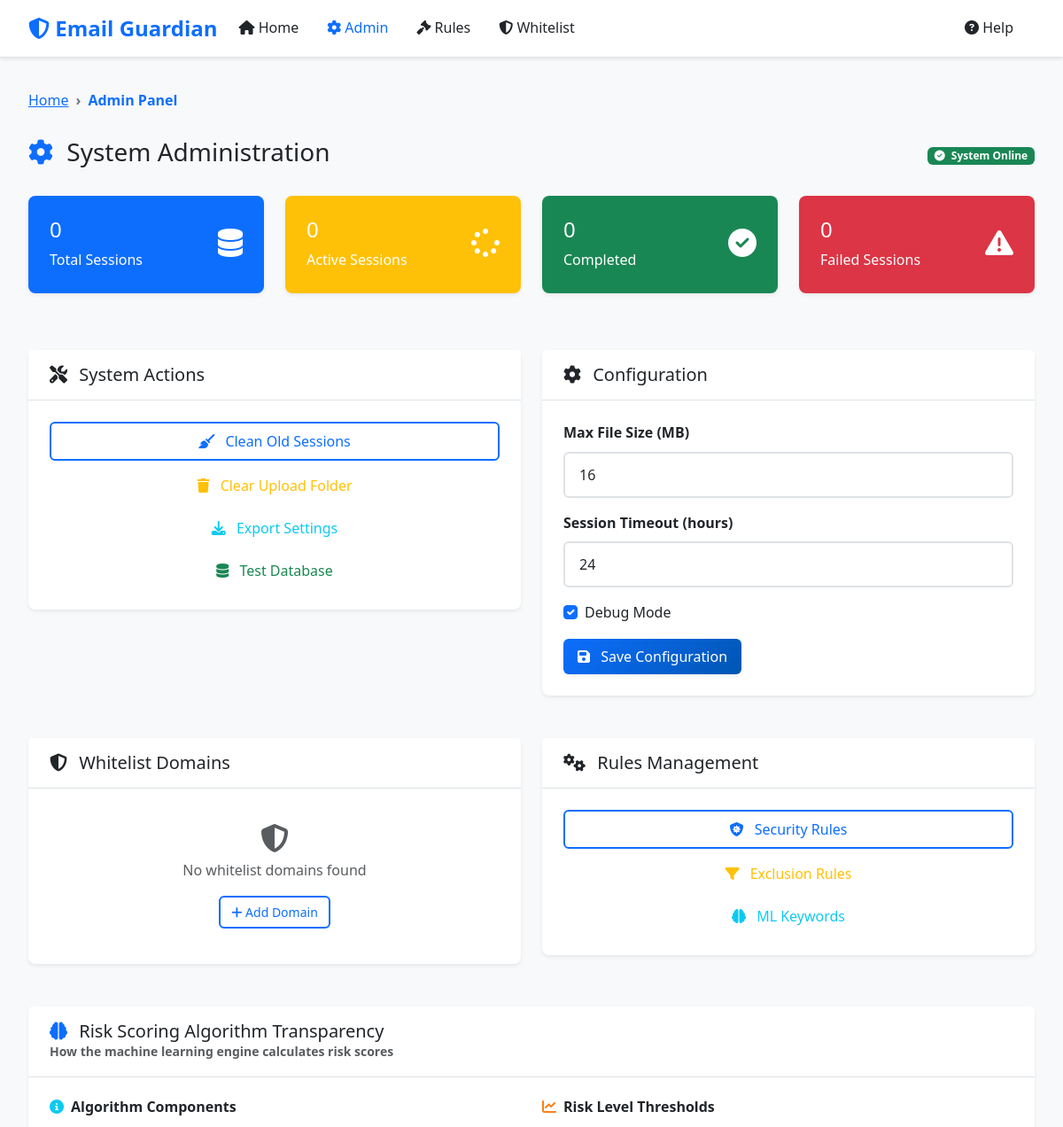
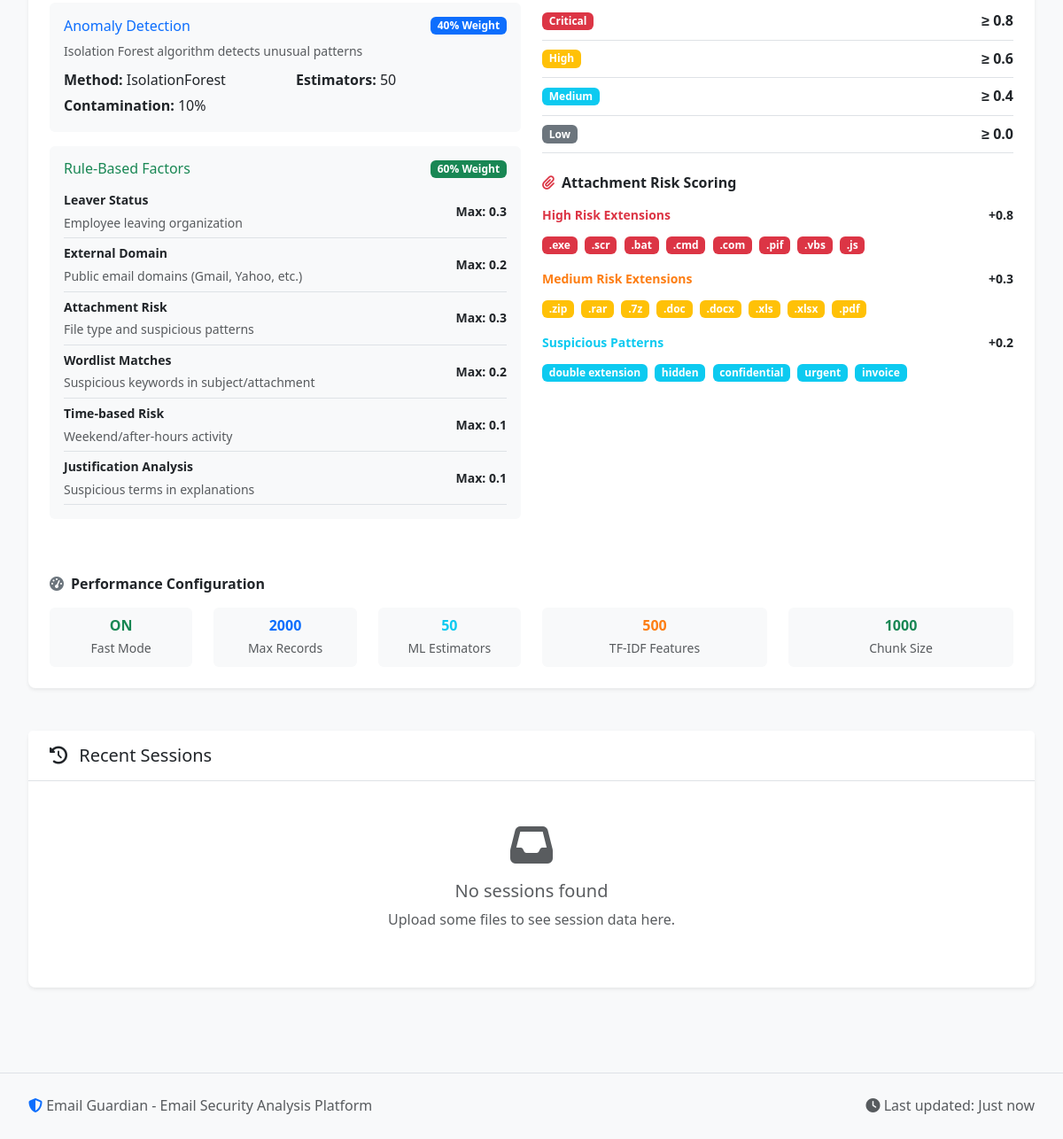
The app's page /admin, older data (2 pictures, top to bottom).
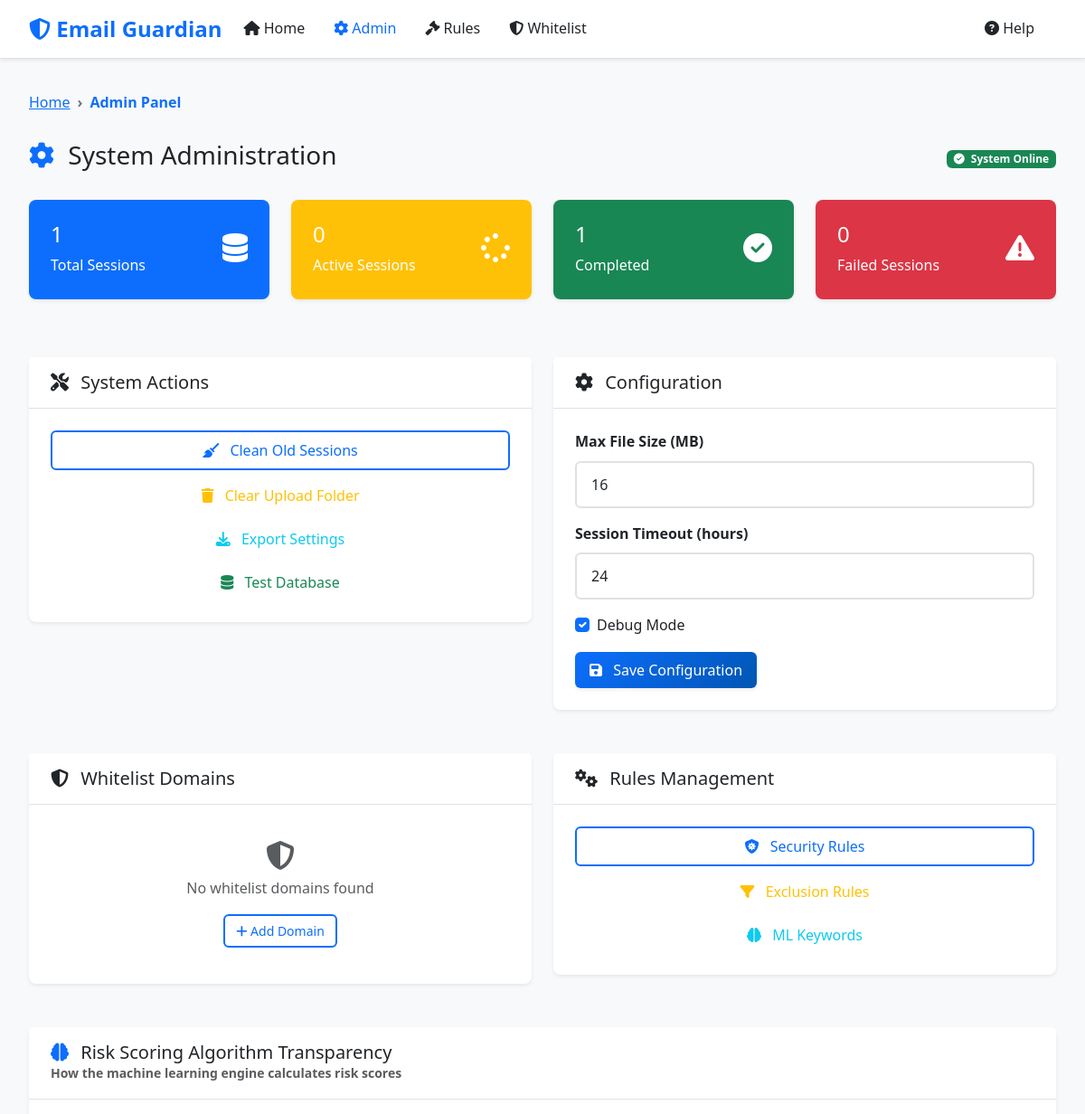
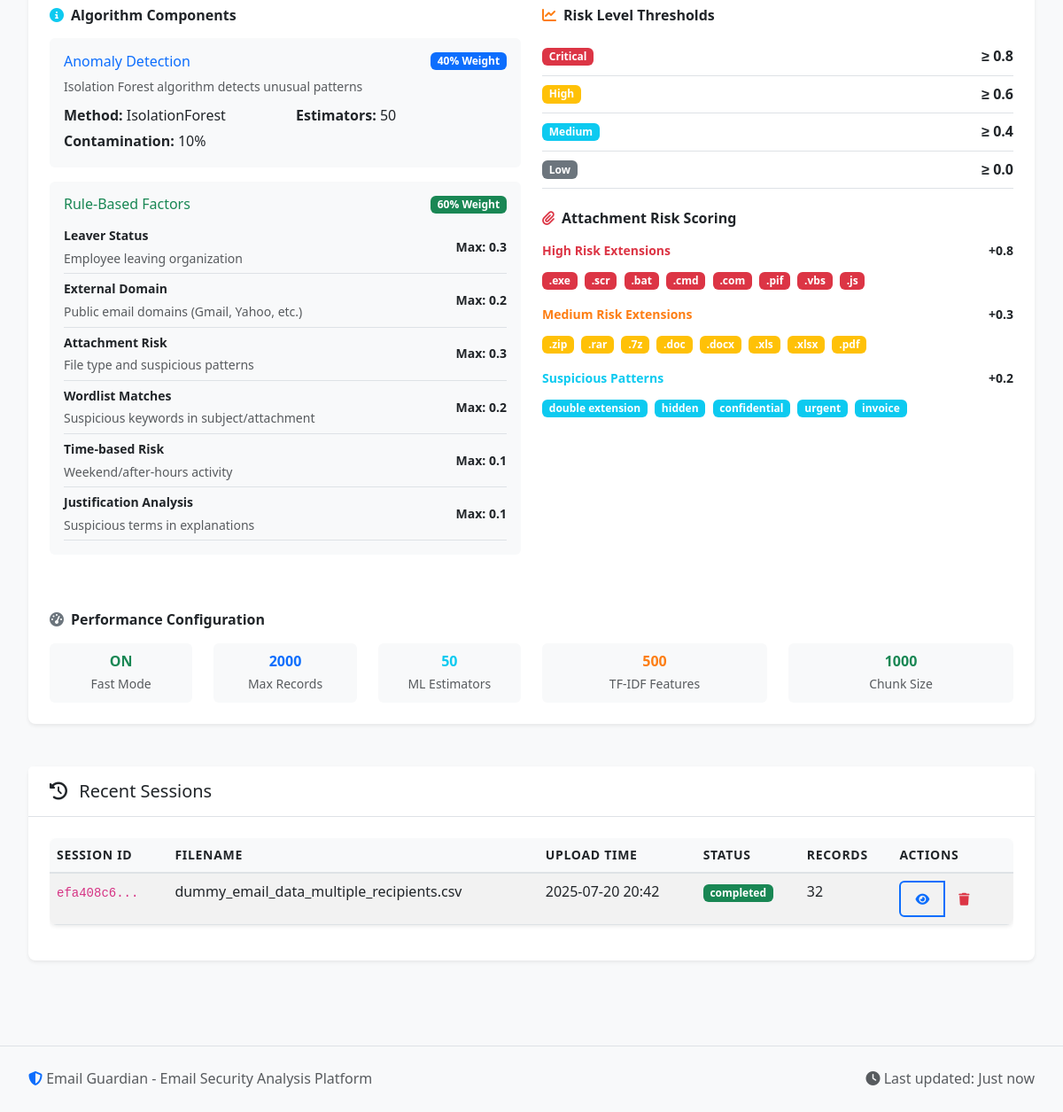
The same page, newer data (2 pictures, top to bottom).
### models.py (models this page shows, shortened)
class ProcessingSession(db.Model):
    __tablename__ = 'processing_sessions'
    id = db.Column(db.String(36), primary_key=True)
    filename = db.Column(db.String(255), nullable=False)
    upload_time = db.Column(db.DateTime, default=datetime.utcnow)
    total_records = db.Column(db.Integer, default=0)
    processed_records = db.Column(db.Integer, default=0)
    status = db.Column(db.String(50), default='uploaded')  # uploaded, processing, completed, error
    error_message = db.Column(Text)
    processing_stats = db.Column(JSON)
    data_path = db.Column(db.String(500))
    is_compressed = db.Column(db.Boolean, default=False)
    exclusion_applied = db.Column(db.Boolean, default=False)
    whitelist_applied = db.Column(db.Boolean, default=False)
    rules_applied = db.Column(db.Boolean, default=False)
    ml_applied = db.Column(db.Boolean, default=False)

### routes.py (the view)
@app.route('/admin')
def admin():
    stats = {
        'total_sessions': ProcessingSession.query.count(),
        'active_sessions': ProcessingSession.query.filter_by(status='processing').count(),
        'completed_sessions': ProcessingSession.query.filter_by(status='completed').count(),
        'failed_sessions': ProcessingSession.query.filter_by(status='failed').count()
    }
    recent_sessions = ProcessingSession.query.order_by(ProcessingSession.upload_time.desc()).limit(5).all()
    sessions = ProcessingSession.query.order_by(ProcessingSession.upload_time.desc()).all()
    whitelist_domains = WhitelistDomain.query.filter_by(is_active=True).all()
    attachment_keywords = AttachmentKeyword.query.filter_by(is_active=True).all()
    risk_scoring_info = {
        'thresholds': {
            'critical': 0.8,
            'high': 0.6,
            'medium': 0.4,
            'low': 0.0
        },
        'algorithm_components': {
            'anomaly_detection': {
                'weight': 40,
                'description': 'Isolation Forest algorithm detects unusual patterns',
                'method': 'sklearn.ensemble.IsolationForest',
                'contamination_rate': '10%',
                'estimators': config.ml_estimators
            },
            'rule_based_factors': {
                'weight': 60,
                'factors': [
                    {'name': 'Leaver Status', 'max_score': 0.3, 'description': 'Employee leaving organization'},
                    {'name': 'External Domain', 'max_score': 0.2, 'description': 'Public email domains (Gmail, Yahoo, etc.)'},
                    {'name': 'Attachment Risk', 'max_score': 0.3, 'description': 'File type and suspicious patterns'},
                    {'name': 'Wordlist Matches', 'max_score': 0.2, 'description': 'Suspicious keywords in subject/attachment'},
                    {'name': 'Time-based Risk', 'max_score': 0.1, 'description': 'Weekend/after-hours activity'},
                    {'name': 'Justification Analysis', 'max_score': 0.1, 'description': 'Suspicious terms in explanations'}
                ]
            }
        },
        'attachment_scoring': {
            'high_risk_extensions': ['.exe', '.scr', '.bat', '.cmd', '.com', '.pif', '.vbs', '.js'],
            'high_risk_score': 0.8,
            'medium_risk_extensions': ['.zip', '.rar', '.7z', '.doc', '.docx', '.xls', '.xlsx', '.pdf'],
            'medium_risk_score': 0.3,
            'suspicious_patterns': ['double extension', 'hidden', 'confidential', 'urgent', 'invoice'],
            'pattern_score': 0.2
        },
        'performance_config': {
            'fast_mode': config.fast_mode,
            'max_ml_records': config.max_ml_records,
            'ml_estimators': config.ml_estimators,
            'tfidf_max_features': config.tfidf_max_features,
            'chunk_size': config.chunk_size
        }
    }
    return render_template('admin.html',
                         stats=stats,
                         recent_sessions=recent_sessions,
                         sessions=sessions,
                         whitelist_domains=whitelist_domains,
                         attachment_keywords=attachment_keywords,
                         risk_scoring_info=risk_scoring_info)

### templates/admin.html (shortened to what the changed rows need)
{% extends "base.html" %}
{% block content %}
<div class="row">
    <div class="col-12">
        <div class="d-flex justify-content-between align-items-center mb-4">
            <h1 class="h3">
                <i class="fas fa-cog text-primary me-2"></i>
                System Administration
            </h1>
        </div>
    </div>
</div>
<div class="row mb-4">
    <div class="col-md-3 mb-3">
        <div class="card text-white bg-primary">
            <div class="card-body">
                <div class="d-flex justify-content-between">
                    <div>
                        <h4 class="card-title">{{ stats.total_sessions }}</h4>
                        <p class="card-text">Total Sessions</p>
                    </div>
                </div>
            </div>
        </div>
    </div>
    <div class="col-md-3 mb-3">
        <div class="card text-white bg-success">
            <div class="card-body">
                <div class="d-flex justify-content-between">
                    <div>
                        <h4 class="card-title">{{ stats.completed_sessions }}</h4>
                        <p class="card-text">Completed</p>
                    </div>
                </div>
            </div>
        </div>
    </div>
</div>
<div class="row mb-4">
    <div class="col-12">
        <div class="card">
            <div class="card-body">
                <div class="row">
                    <div class="col-lg-6 mb-4">
                        <div class="algorithm-component mb-3 p-3 bg-light rounded">
                            <div class="rule-factors">
                                {% for factor in risk_scoring_info.algorithm_components.rule_based_factors.factors %}
                                <div class="d-flex justify-content-between align-items-center py-1 border-bottom">
                                    <div>
                                        <small class="fw-bold">{{ factor.name }}</small>
                                        <br><small class="text-muted">{{ factor.description }}</small>
                                    </div>
                                    <div class="text-end">
                                        <small class="fw-bold">Max: {{ "%.1f"|format(factor.max_score) }}</small>
                                    </div>
                                </div>
                                {% endfor %}
                            </div>
                        </div>
                    </div>
                    <div class="col-lg-6 mb-4">
                        <div class="risk-thresholds mb-4">
                            {% for level, threshold in risk_scoring_info.thresholds.items() %}
                            <div class="d-flex justify-content-between align-items-center py-2 border-bottom">
                                <div class="d-flex align-items-center">
                                    {% if level == 'critical' %}
                                        <div class="badge bg-danger me-2">Critical</div>
                                    {% elif level == 'high' %}
                                        <div class="badge bg-warning me-2">High</div>
                                    {% elif level == 'medium' %}
                                        <div class="badge bg-info me-2">Medium</div>
                                    {% else %}
                                        <div class="badge bg-secondary me-2">Low</div>
                                    {% endif %}
                                </div>
                                <div class="text-end">
                                    <strong>≥ {{ threshold }}</strong>
                                </div>
                            </div>
                            {% endfor %}
                        </div>
                        <div class="attachment-scoring">
                            <div class="mb-3">
                                <div class="extension-list">
                                    {% for ext in risk_scoring_info.attachment_scoring.high_risk_extensions %}
                                        <span class="badge bg-danger me-1">{{ ext }}</span>
                                    {% endfor %}
                                </div>
                            </div>
                            <div class="mb-3">
                                <div class="extension-list">
                                    {% for ext in risk_scoring_info.attachment_scoring.medium_risk_extensions %}
                                        <span class="badge bg-warning me-1">{{ ext }}</span>
                                    {% endfor %}
                                </div>
                            </div>
                            <div>
                                <div class="pattern-list">
                                    {% for pattern in risk_scoring_info.attachment_scoring.suspicious_patterns %}
                                        <span class="badge bg-info me-1">{{ pattern }}</span>
                                    {% endfor %}
                                </div>
                            </div>
                        </div>
                    </div>
                </div>
            </div>
        </div>
    </div>
</div>
<div class="row">
    <div class="col-12">
        <div class="card">
            <div class="card-body">
                {% if recent_sessions %}
                <div class="table-responsive">
                    <table class="table table-striped">
                        <thead>
                            <tr>
                                <th>Session ID</th>
                                <th>Filename</th>
                                <th>Upload Time</th>
                                <th>Status</th>
                                <th>Records</th>
                                <th>Actions</th>
                            </tr>
                        </thead>
                        <tbody>
                            {% for session in recent_sessions %}
                            <tr>
                                <td>
                                    <code>{{ session.id[:8] }}...</code>
                                </td>
                                <td>{{ session.filename }}</td>
                                <td>{{ session.upload_time.strftime('%Y-%m-%d %H:%M') }}</td>
                                <td>
                                    {% if session.status == 'completed' %}
                                        <span class="badge bg-success">{{ session.status }}</span>
                                    {% elif session.status == 'processing' %}
                                        <span class="badge bg-warning">{{ session.status }}</span>
                                    {% elif session.status == 'failed' %}
                                        <span class="badge bg-danger">{{ session.status }}</span>
                                    {% else %}
                                        <span class="badge bg-secondary">{{ session.status }}</span>
                                    {% endif %}
                                </td>
                                <td>{{ session.total_records or 0 }}</td>
                                <td>
                                    <div class="btn-group btn-group-sm" role="group">
                                        <a href="{{ url_for('dashboard', session_id=session.id) }}"
                                           class="btn btn-outline-primary" title="View Dashboard">
                                            <i class="fas fa-eye"></i>
                                        </a>
                                        <button class="btn btn-outline-danger"
                                                onclick="deleteSession('{{ session.id }}')"
                                                title="Delete Session">
                                            <i class="fas fa-trash"></i>
                                        </button>
                                    </div>
                                </td>
                            </tr>
                            {% endfor %}
                        </tbody>
                    </table>
                </div>
                {% else %}
                <div class="text-center py-4">
                    <i class="fas fa-inbox fa-3x text-muted mb-3"></i>
                    <h5 class="text-muted">No sessions found</h5>
                    <p class="text-muted">Upload some files to see session data here.</p>
                </div>
                {% endif %}
            </div>
        </div>
    </div>
</div>
{% endblock %}

Row changes from the older to the newer data that the page shows:
added ProcessingSession: id "efa408c6", filename "dummy_email_data_multiple_recipients.csv", upload_time "2025-07-20 20:42", status "completed", total_records "32"
Text that changed along with them:
{{ stats.total_sessions }}: "0" → "1"
{{ stats.completed_sessions }}: "0" → "1"
text no longer shown: "No sessions found Upload some files to see session data here."
text now shown: "SESSION ID FILENAME UPLOAD TIME STATUS RECORDS ACTIONS"
